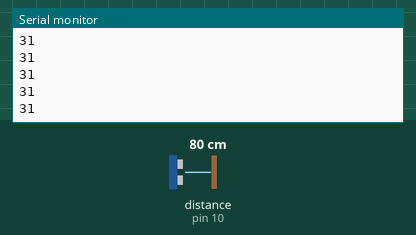
Recording of a sketch running on a simulated Arduino Uno, built with avr-gcc and run on an emulated ATmega328P. Shown: the last lines printed to the serial monitor. Wiring (inferred from the names in the program): ultrasonic range finder: trigger pin 9; echo pin 10. The inputs (shaded band) are chosen by the test bench; at power-on: distance to the obstacle (sensor on pin 10) 80 cm. The echo pulse lasts 58.3 µs per cm.

Above: at 1.2 s.
1.3 s: distance to the obstacle (sensor on pin 10) set to 2 cm
At 1.34 s:
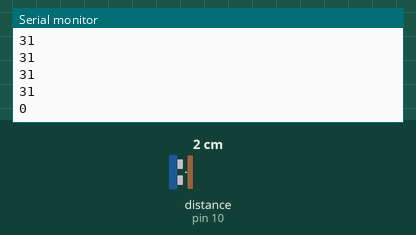
2.8 s: distance to the obstacle (sensor on pin 10) set to 4 cm
At 2.82 s:
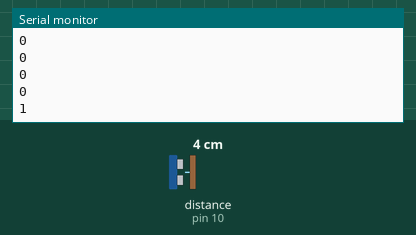
Timing chart, 0 to 5.8 s (numbered marks = the images above; inputs shaded):
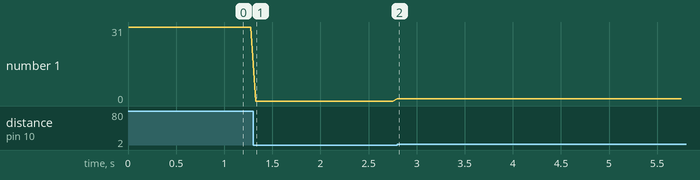

Measured:
- after the input at 1.3 s, the serial monitor: prints a new line at once (image 1)
- after the input at 2.8 s, the serial monitor: prints a new line at once (image 2)
- plotted number 1: 31 → 0 after the input at 1.3 s, 0 → 1 after the input at 2.8 s

The sketch:

UltrasonicSensorTest.ino
```cpp
#define echoPin 10
#define trigPin 9

long duration;
long distance;

void setup() {
  Serial.begin(9600);
  pinMode(echoPin, INPUT);
  pinMode(trigPin, OUTPUT);
  //Setting up digital display for shits and giggles
}

void loop() {
  digitalWrite(trigPin, LOW);
  delayMicroseconds(2);

  digitalWrite(trigPin, HIGH);
  delayMicroseconds(10);

  digitalWrite(trigPin, LOW);

  duration=pulseIn(echoPin, HIGH);
  //Distance in CM conversion to inches
  distance=(duration/58.2)/2.54;


  Serial.println(distance);

  delay(50);
}
```
